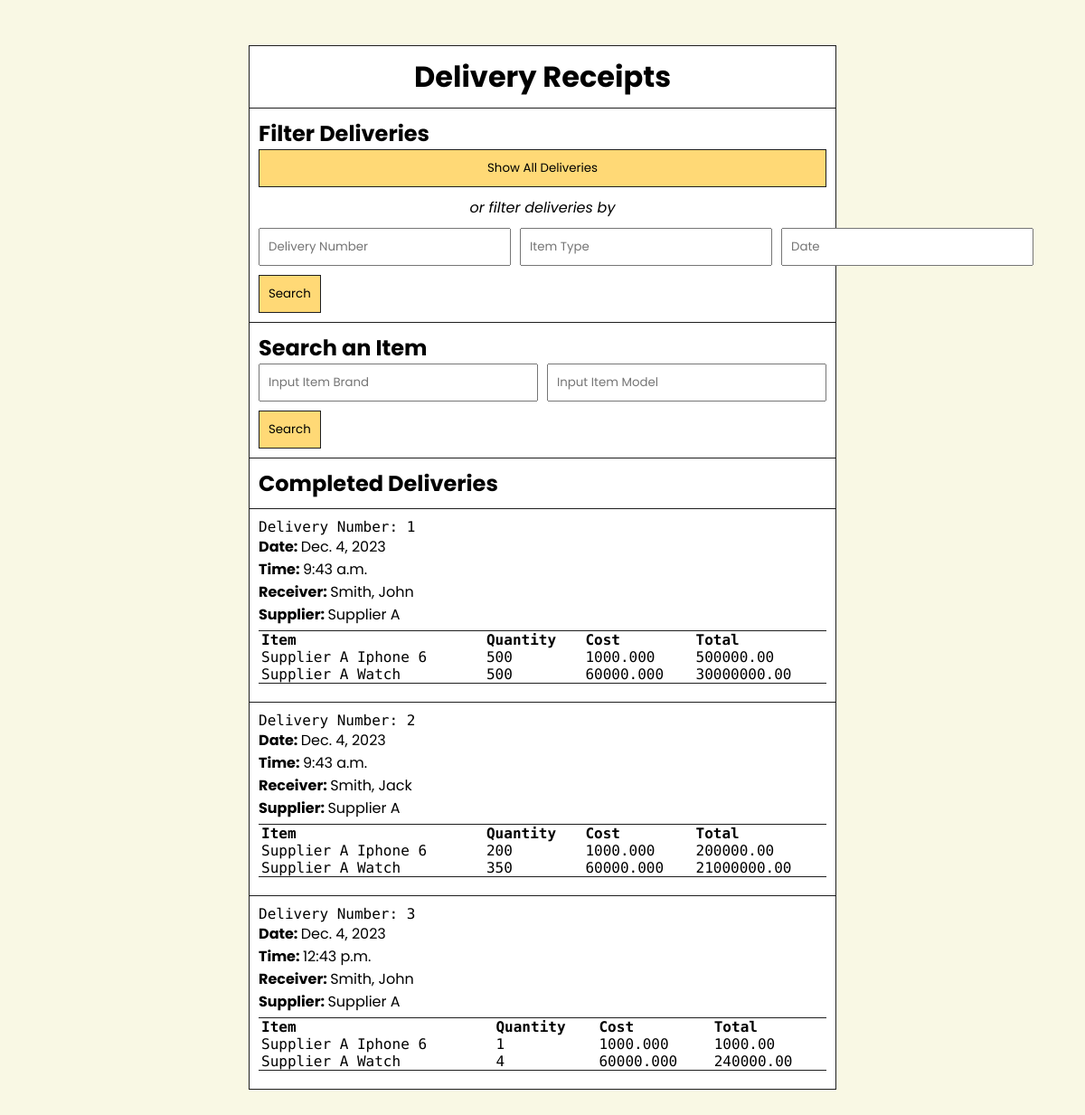
/delivery/, run on an earlier commit of the app's database.
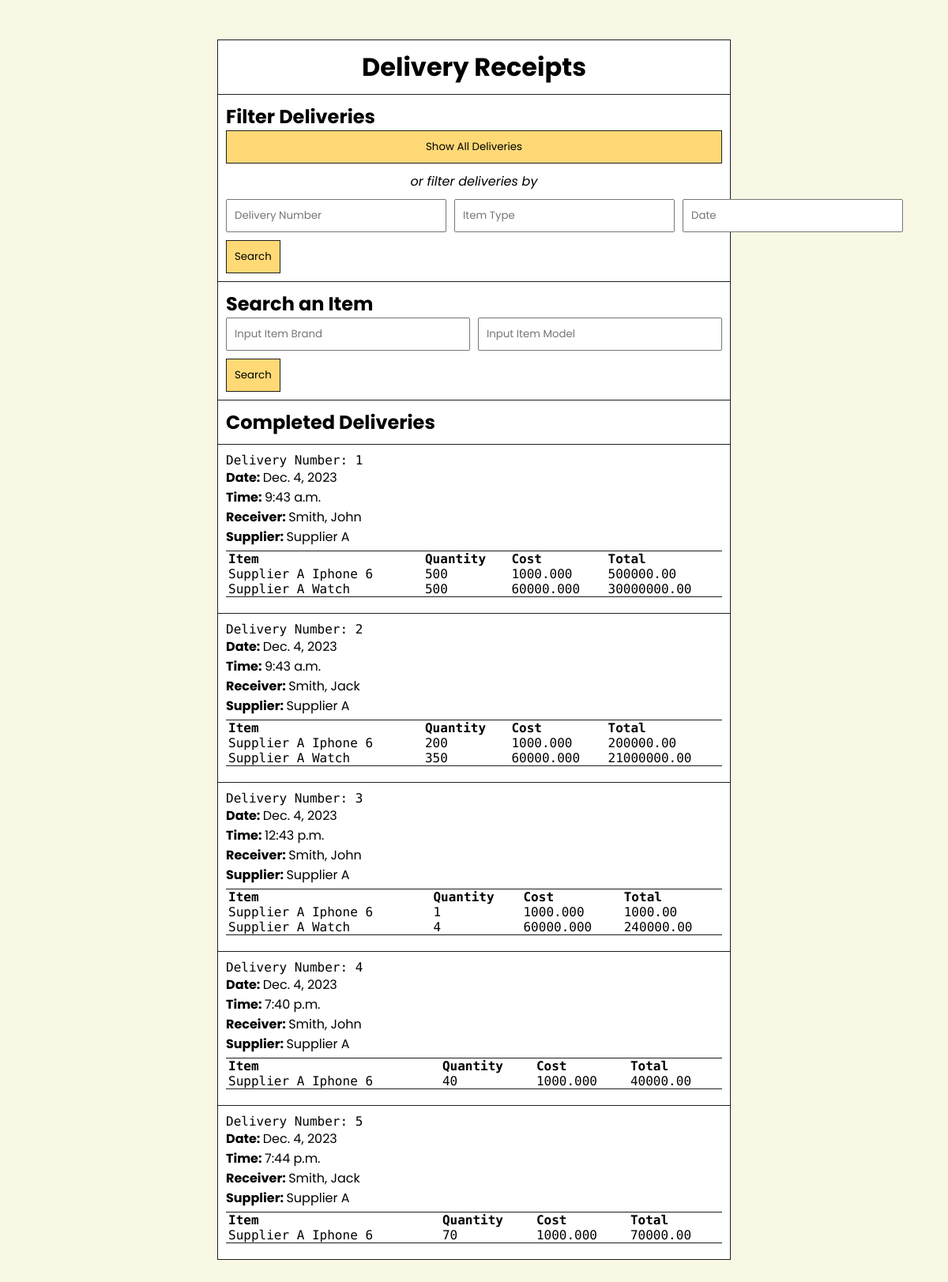
And on a later commit of the database.
### supplier/models.py (models this page shows, shortened)
class Delivery(models.Model):
    delivery_number = models.AutoField(primary_key=True, unique=True)
    order = models.ForeignKey("staff.Order", on_delete=models.CASCADE, null=True, blank=True, related_name='delivered_items')
    delivery_date = models.DateField(auto_now_add=True)
    delivery_time = models.TimeField(auto_now_add=True)

class Supplier(models.Model):
    supplier_name = models.CharField(max_length = 300, primary_key = True)
    supplier_phone_number = models.CharField(max_length = 300)
    def __str__(self):
        return f"{self.supplier_name}"

### staff/models.py (models this page shows, shortened)
class Order(models.Model):
    order_number = models.AutoField(primary_key=True, unique=True)
    receiver = models.ForeignKey(Receiver, on_delete=models.CASCADE, null=False, blank=False)
    supplier = models.ForeignKey(Supplier, on_delete=models.CASCADE, null=False, blank=False)
    order_date = models.DateField(auto_now_add=True)
    order_time = models.TimeField(auto_now_add=True)
    isDelivered = models.BooleanField(default=False)

class Receiver(models.Model):
    staff = models.OneToOneField(Staff, on_delete=models.CASCADE)
    receiver_number = models.AutoField(primary_key=True)
    def __str__(self):
        return f"{self.staff.staff_last_name}, {self.staff.staff_first_name}"

class Staff(models.Model):
    REGULAR = 'Regular'
    ISSUER = 'Issuer'
    RECEIVER = 'Receiver'
    STAFF_TYPE_CHOICES = [
        (REGULAR, 'Regular'),
        (ISSUER, 'Issuer'),
        (RECEIVER, 'Receiver'),
    ]
    staff_number = models.AutoField(primary_key=True, unique=True)
    staff_first_name = models.CharField(max_length=300)
    staff_last_name = models.CharField(max_length=300)
    staff_phone_number = models.IntegerField()
    staff_type = models.CharField(max_length=300, choices=STAFF_TYPE_CHOICES)

### items/models.py (models this page shows, shortened)
class DeliveredItem(models.Model):
    ordered_item = models.ForeignKey('OrderedItem', on_delete=models.CASCADE)
    delivery = models.ForeignKey(Delivery, on_delete=models.CASCADE, related_name='delivered_items')

class OrderedItem(models.Model):
    item = models.ForeignKey('SupplierItem', on_delete=models.CASCADE)
    order = models.ForeignKey(Order, on_delete=models.CASCADE)
    order_quantity = models.IntegerField()
    order_total_cost = models.DecimalField(max_digits=10, decimal_places=2, default=0, editable=False)

class SupplierItem(models.Model):
    TIMEPIECES = 'Timepieces'
    DIGITAL_CAMERAS = 'Digital Cameras and Accessories'
    MOBILE_PHONES = 'Mobile Phones'
    SMALL_APPLIANCES = 'Small Appliances'
    ITEM_TYPE_CHOICES = [
        (TIMEPIECES, 'Timepieces'),
        (DIGITAL_CAMERAS, 'Digital Cameras and Accessories'),
        (MOBILE_PHONES, 'Mobile Phones'),
        (SMALL_APPLIANCES, 'Small Appliances'),
    ]
    supplier_item_number = models.AutoField(primary_key=True, unique=True)
    supplier_item_brand = models.CharField(max_length=300)
    supplier_item_model = models.CharField(max_length=300)
    supplier_item_qty = models.IntegerField()
    supplier_item_type = models.CharField(max_length=300, choices=ITEM_TYPE_CHOICES)
    supplier_item_cost = models.DecimalField(max_digits=10, decimal_places=3)
    supplier_item_total_cost = models.DecimalField(max_digits=10, decimal_places=2, default=0, editable=False)
    supplier =  models.ForeignKey(Supplier, on_delete=models.CASCADE, null=False, blank=False)

### delivery/views.py (the view, shortened to what this page needs)
# urls.py: path('', views.filter_view, name='filter')
def filter_view(request):
    qs = Delivery.objects.select_related('order__receiver', 'order__supplier')
    showAll_query = request.GET.get('show_all')
    byDeliveryNumber_query = request.GET.get('search_by_deliverynumber')
    byItemModel_query = request.GET.get('search_by_item_model')
    byItemBrand_query = request.GET.get('search_by_item_brand')
    byItemType_query = request.GET.get('search_by_item_type')
    byDate_query = request.GET.get('search_by_date')
    byReceiver_query = request.GET.get('search_by_receiver')
    bySupplier_query = request.GET.get('search_by_supplier')
    context = {
        'queryset': qs,
        'delivered_items': DeliveredItem.objects.filter(delivery__in=qs)
    }
    return render(request, 'delivery/filter.html', context)

### delivery/templates/delivery/filter.html (shortened to what this page needs)
{% load static %}
<!DOCTYPE html>
<html lang="en">
<head>
    <link rel="stylesheet" href="{% static '/css/delivery.css' %}"/>
</head>
<body>
    <section class="delivery-receipts">
        <h1 class="page-title">Delivery Receipts</h1>
        {% block content %}
        <div class="filters">
            <h2 class="subtitle">Filter Deliveries</h2>
            <form method="GET" action=".">
                <button class="form-button" name="show_all" style="width: 100%;"> Show All Deliveries </button>
                <p style="text-align: center;"><em>or filter deliveries by</em></p>
                <div class="searches">
                    <input type="search" name="search_by_deliverynumber" placeholder="Delivery Number" />
                    <input type="search" name="search_by_item_type" placeholder="Item Type" />
                    <input type="search" name="search_by_date" placeholder="Date" />
                </div>
                <button class="form-button" type="submit"> Search </button>
            </form>
        </div>
        <div class="item-search">
            <h2 class="subtitle">Search an Item</h2>
            <form method="GET" action=".">
                <div class="searches">
                    <input type="search" name="search_by_item_brand" placeholder="Input Item Brand" />
                    <input type="search" name="search_by_item_model" placeholder="Input Item Model" />
                </div>
                <button class="form-button" type="submit"> Search </button>
            </form>
        </div>
        <div class="completed-deliveries-header">
            <h2 class="subtitle">Completed Deliveries</h2>
        </div>
        {% for query in queryset %}
        <div class="completed-deliveries">
            <div>
                <p class="delivery-number">Delivery Number: {{ query.delivery_number }}</p>
            </div>
            <div class="delivery-details">
                <p><strong>Date: </strong>{{ query.delivery_date }}</p>
                <p><strong>Time: </strong>{{ query.delivery_time }}</p>
                <p><strong>Receiver: </strong>{{ query.order.receiver }}</p>
                <p><strong>Supplier: </strong>{{ query.order.supplier }}</p>
            </div>
            <div class="delivery-items">
                <table>
                    <thead>
                        <th>Item</th>
                        <th>Quantity</th>
                        <th>Cost</th>
                        <th>Total</th>
                    </thead>
                    <tbody>
                        {% for delivered_item in query.delivered_items.all %}
                        <tr>
                            <td>{{delivered_item.ordered_item.item.supplier_item_brand }} {{delivered_item.ordered_item.item.supplier_item_model}}</td>
                            <td>{{delivered_item.ordered_item.order_quantity}}</td>
                            <td>{{delivered_item.ordered_item.item.supplier_item_cost }}</td>
                            <td>{{delivered_item.ordered_item.order_total_cost}}</td>
                        </tr>
                        {% endfor %}
                    </tbody>
                </table>
            </div>
        </div>
        {% endfor %}
        {% endblock %}
    </section>
</body>

### static/css/delivery.css (style rules this page uses)
* { margin: 0px; padding: 0px; box-sizing: border-box; font-family: 'Poppins'; }
h1 { font-size: 32px; }
body { background-color: #F9F8E4; min-height: 100vh; }
.delivery-receipts { display: flex; padding: 50px 0px; min-height: 95vh; display: flex; flex-direction: column; max-width: 650px; margin: auto; }
.delivery-receipts .page-title { background-color: white; padding: 10px; text-align: center; border: 1px solid #1E1E1E; }
.filters, .item-search, .completed-deliveries-header, .completed-deliveries { padding: 10px; background-color: white; border-bottom: 1px solid #1E1E1E; border-right: 1px solid #1E1E1E; border-left: 1px solid #1E1E1E; }
.filters form, .item-search form { display: flex; flex-direction: column; gap: 10px; }
.searches { display: flex; flex-direction: row; gap: 10px; }
.searches input, .item-search form input { padding: 9px; flex-grow: 1; }
.form-button { width: fit-content; height: 100%; padding: 10px; border: none; cursor: pointer; border: 1px solid #1E1E1E; background-color: #FFD976; }
p.delivery-number { font-size: 16px; font-family: 'DM Mono'; font-weight: 500; }
.delivery-items table { margin-top: 5px; width: 100%; border-spacing: 0px; border-bottom: 1px solid #1E1E1E; border-top: 1px solid #1E1E1E; margin-bottom: 10px; }
.delivery-items table thead { font-weight: 500; text-align: left; }
.delivery-items td, .delivery-items th { padding: 0px 3px; font-family: 'DM Mono'; }

What changed in the data, as far as the page shows it:
added Delivery: delivery_number "4", delivery_date "Dec. 4, 2023", delivery_time "7:40 p.m.", order.receiver "Smith, John", order.supplier "Supplier A"
added DeliveredItem: ordered_item.item.supplier_item_brand "Supplier A", ordered_item.item.supplier_item_model "Iphone 6", ordered_item.order_quantity "40", ordered_item.item.supplier_item_cost "1000.000", ordered_item.order_total_cost "40000.00", shown under "4"
added Delivery: delivery_number "5", delivery_date "Dec. 4, 2023", delivery_time "7:44 p.m.", order.receiver "Smith, Jack", order.supplier "Supplier A"
added DeliveredItem: ordered_item.item.supplier_item_brand "Supplier A", ordered_item.item.supplier_item_model "Iphone 6", ordered_item.order_quantity "70", ordered_item.item.supplier_item_cost "1000.000", ordered_item.order_total_cost "70000.00", shown under "5"
